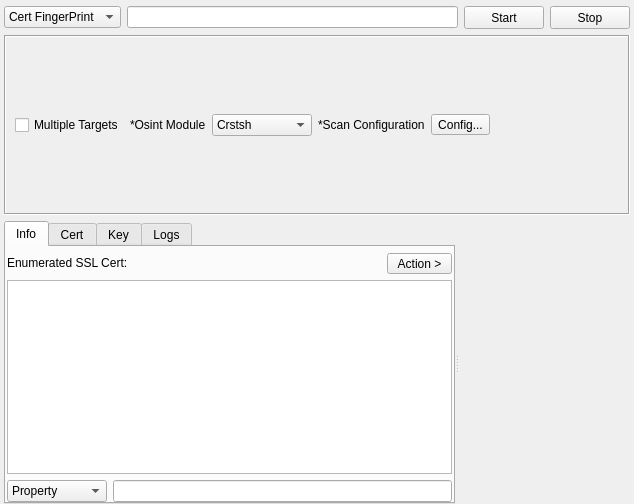
<?xml version="1.0" encoding="UTF-8"?>
<ui version="4.0">
 <class>SSLTool</class>
 <widget class="QWidget" name="SSLTool">
  <property name="geometry">
   <rect>
    <x>0</x>
    <y>0</y>
    <width>634</width>
    <height>504</height>
   </rect>
  </property>
  <property name="windowTitle">
   <string>SSL Certificate Tool</string>
  </property>
  <layout class="QVBoxLayout" name="verticalLayout_2">
   <property name="leftMargin">
    <number>4</number>
   </property>
   <property name="topMargin">
    <number>6</number>
   </property>
   <property name="rightMargin">
    <number>4</number>
   </property>
   <property name="bottomMargin">
    <number>0</number>
   </property>
   <item>
    <layout class="QHBoxLayout" name="horizontalLayout">
     <item>
      <widget class="QComboBox" name="comboBoxTargetType">
       <property name="minimumSize">
        <size>
         <width>110</width>
         <height>0</height>
        </size>
       </property>
       <item>
        <property name="text">
         <string>Cert FingerPrint</string>
        </property>
       </item>
       <item>
        <property name="text">
         <string>Hostname</string>
        </property>
       </item>
      </widget>
     </item>
     <item>
      <widget class="QLineEdit" name="lineEditTarget"/>
     </item>
     <item>
      <widget class="QPushButton" name="buttonStart">
       <property name="minimumSize">
        <size>
         <width>75</width>
         <height>23</height>
        </size>
       </property>
       <property name="sizeIncrement">
        <size>
         <width>0</width>
         <height>0</height>
        </size>
       </property>
       <property name="text">
        <string>Start</string>
       </property>
      </widget>
     </item>
     <item>
      <widget class="QPushButton" name="buttonStop">
       <property name="minimumSize">
        <size>
         <width>75</width>
         <height>23</height>
        </size>
       </property>
       <property name="sizeIncrement">
        <size>
         <width>0</width>
         <height>0</height>
        </size>
       </property>
       <property name="text">
        <string>Stop</string>
       </property>
      </widget>
     </item>
    </layout>
   </item>
   <item>
    <widget class="QFrame" name="frame">
     <property name="frameShape">
      <enum>QFrame::Box</enum>
     </property>
     <property name="frameShadow">
      <enum>QFrame::Sunken</enum>
     </property>
     <layout class="QHBoxLayout" name="horizontalLayout_2">
      <item>
       <widget class="QCheckBox" name="checkBoxMultipleTargets">
        <property name="text">
         <string>Multiple Targets</string>
        </property>
       </widget>
      </item>
      <item>
       <widget class="QLabel" name="labelOption">
        <property name="minimumSize">
         <size>
          <width>0</width>
          <height>0</height>
         </size>
        </property>
        <property name="text">
         <string>*Osint Module</string>
        </property>
       </widget>
      </item>
      <item>
       <widget class="QComboBox" name="comboBoxOption">
        <property name="minimumSize">
         <size>
          <width>100</width>
          <height>0</height>
         </size>
        </property>
        <item>
         <property name="text">
          <string>Crstsh</string>
         </property>
        </item>
        <item>
         <property name="text">
          <string>Certspotter</string>
         </property>
        </item>
       </widget>
      </item>
      <item>
       <widget class="QLabel" name="label">
        <property name="text">
         <string>*Scan Configuration</string>
        </property>
       </widget>
      </item>
      <item>
       <widget class="QToolButton" name="buttonConfig">
        <property name="text">
         <string>Config...</string>
        </property>
       </widget>
      </item>
      <item>
       <spacer name="horizontalSpacer">
        <property name="orientation">
         <enum>Qt::Horizontal</enum>
        </property>
        <property name="sizeHint" stdset="0">
         <size>
          <width>396</width>
          <height>20</height>
         </size>
        </property>
       </spacer>
      </item>
     </layout>
    </widget>
   </item>
   <item>
    <widget class="QSplitter" name="splitter">
     <property name="orientation">
      <enum>Qt::Horizontal</enum>
     </property>
     <widget class="QTabWidget" name="tabWidget">
      <property name="currentIndex">
       <number>0</number>
      </property>
      <widget class="QWidget" name="tabInfo">
       <attribute name="title">
        <string>Info</string>
       </attribute>
       <layout class="QVBoxLayout" name="verticalLayout">
        <property name="leftMargin">
         <number>1</number>
        </property>
        <property name="topMargin">
         <number>6</number>
        </property>
        <property name="rightMargin">
         <number>1</number>
        </property>
        <property name="bottomMargin">
         <number>0</number>
        </property>
        <item>
         <layout class="QHBoxLayout" name="horizontalLayout_3">
          <item>
           <widget class="QLabel" name="label_2">
            <property name="sizePolicy">
             <sizepolicy hsizetype="Maximum" vsizetype="Maximum">
              <horstretch>0</horstretch>
              <verstretch>0</verstretch>
             </sizepolicy>
            </property>
            <property name="text">
             <string>Enumerated SSL Cert:</string>
            </property>
           </widget>
          </item>
          <item>
           <widget class="QLabel" name="labelResultsCount">
            <property name="sizePolicy">
             <sizepolicy hsizetype="Preferred" vsizetype="Preferred">
              <horstretch>0</horstretch>
              <verstretch>0</verstretch>
             </sizepolicy>
            </property>
            <property name="text">
             <string/>
            </property>
           </widget>
          </item>
          <item>
           <widget class="QToolButton" name="toolButton">
            <property name="minimumSize">
             <size>
              <width>65</width>
              <height>20</height>
             </size>
            </property>
            <property name="text">
             <string>Action &gt;</string>
            </property>
           </widget>
          </item>
         </layout>
        </item>
        <item>
         <widget class="QTreeView" name="treeResults">
          <property name="acceptDrops">
           <bool>false</bool>
          </property>
          <property name="alternatingRowColors">
           <bool>true</bool>
          </property>
          <property name="selectionMode">
           <enum>QAbstractItemView::SingleSelection</enum>
          </property>
          <attribute name="headerCascadingSectionResizes">
           <bool>true</bool>
          </attribute>
          <attribute name="headerMinimumSectionSize">
           <number>200</number>
          </attribute>
          <attribute name="headerDefaultSectionSize">
           <number>200</number>
          </attribute>
          <attribute name="headerHighlightSections">
           <bool>true</bool>
          </attribute>
         </widget>
        </item>
        <item>
         <layout class="QHBoxLayout" name="horizontalLayout_4">
          <item>
           <widget class="QComboBox" name="comboBox_3">
            <property name="minimumSize">
             <size>
              <width>100</width>
              <height>0</height>
             </size>
            </property>
            <item>
             <property name="text">
              <string>Property</string>
             </property>
            </item>
            <item>
             <property name="text">
              <string>Value</string>
             </property>
            </item>
           </widget>
          </item>
          <item>
           <widget class="QLineEdit" name="lineEditFilter"/>
          </item>
         </layout>
        </item>
       </layout>
      </widget>
      <widget class="QWidget" name="tabRaw">
       <attribute name="title">
        <string>Cert</string>
       </attribute>
       <layout class="QVBoxLayout" name="verticalLayout_4">
        <property name="leftMargin">
         <number>1</number>
        </property>
        <property name="topMargin">
         <number>6</number>
        </property>
        <property name="rightMargin">
         <number>1</number>
        </property>
        <property name="bottomMargin">
         <number>0</number>
        </property>
        <item>
         <widget class="QPlainTextEdit" name="plainTextEditRawCert">
          <property name="textInteractionFlags">
           <set>Qt::TextSelectableByKeyboard|Qt::TextSelectableByMouse</set>
          </property>
         </widget>
        </item>
       </layout>
      </widget>
      <widget class="QWidget" name="tabKey">
       <attribute name="title">
        <string>Key</string>
       </attribute>
       <layout class="QVBoxLayout" name="verticalLayout_5">
        <property name="leftMargin">
         <number>1</number>
        </property>
        <property name="topMargin">
         <number>6</number>
        </property>
        <property name="rightMargin">
         <number>1</number>
        </property>
        <property name="bottomMargin">
         <number>0</number>
        </property>
        <item>
         <widget class="QPlainTextEdit" name="plainTextEditRawKey">
          <property name="textInteractionFlags">
           <set>Qt::TextSelectableByKeyboard|Qt::TextSelectableByMouse</set>
          </property>
         </widget>
        </item>
       </layout>
      </widget>
      <widget class="QWidget" name="tabLogs">
       <attribute name="title">
        <string>Logs</string>
       </attribute>
       <layout class="QVBoxLayout" name="verticalLayout_3">
        <property name="leftMargin">
         <number>2</number>
        </property>
        <property name="topMargin">
         <number>6</number>
        </property>
        <property name="rightMargin">
         <number>2</number>
        </property>
        <property name="bottomMargin">
         <number>0</number>
        </property>
        <item>
         <widget class="QPlainTextEdit" name="plainTextEditLogs"/>
        </item>
       </layout>
      </widget>
     </widget>
     <widget class="InputWidget" name="targets" native="true">
      <property name="minimumSize">
       <size>
        <width>0</width>
        <height>150</height>
       </size>
      </property>
     </widget>
    </widget>
   </item>
  </layout>
 </widget>
 <customwidgets>
  <customwidget>
   <class>InputWidget</class>
   <extends>QWidget</extends>
   <header>src/widgets/InputWidget.h</header>
   <container>1</container>
  </customwidget>
 </customwidgets>
 <resources/>
 <connections/>
</ui>
